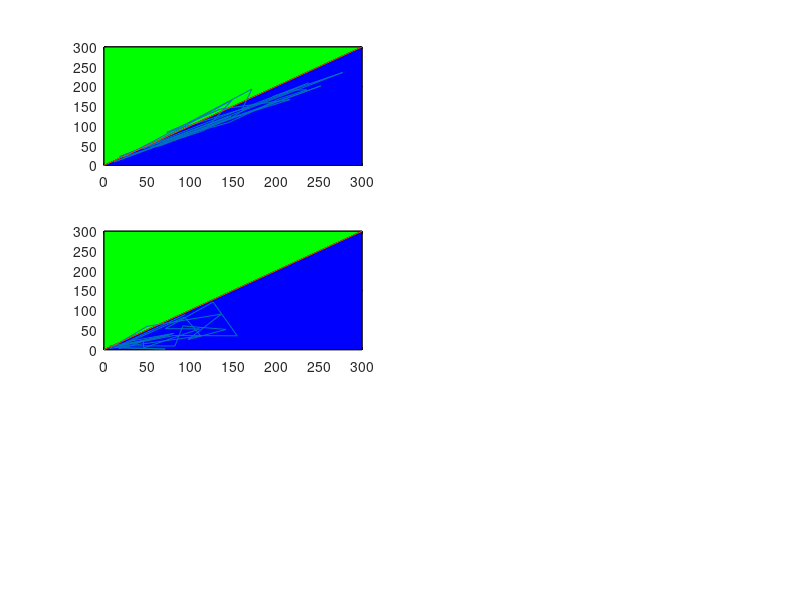

The MATLAB source for this figure:

clear
clc

load param_ThrePert_SB0AB0_25pc_OR.mat
load param_SameSA0SB0_OR.mat

unp=tri_types(nrr,:);
ind=tri_type_AB0ltSB0;
dir=tri_type_SB0ltAB0;

nr=length(tri_type_SB0ltAB0);

for ii=1:nr

    if tri_type_AB0ltSB0(ii)==1 
        M_state_AB0ltSB0(ii,1)=SNB_AB0ltSB0(ii,3)-SNB_AB0ltSB0(ii,4);
        H_state_AB0ltSB0(ii,1)=SNB_AB0ltSB0(ii,3)-SNB_AB0ltSB0(ii,2);
        Tri_Reg_AB0ltSB0(ii,1)=SNB_AB0ltSB0(ii,1)-SNB_AB0ltSB0(ii,4);
    elseif tri_type_AB0ltSB0(ii)==3
        M_state_AB0ltSB0(ii,1)=SNB_AB0ltSB0(ii,3)-SNB_AB0ltSB0(ii,4);
        H_state_AB0ltSB0(ii,1)=SNB_AB0ltSB0(ii,3)-SNB_AB0ltSB0(ii,2);
        Tri_Reg_AB0ltSB0(ii,1)=SNB_AB0ltSB0(ii,1)-SNB_AB0ltSB0(ii,2);
    elseif tri_type_AB0ltSB0(ii)==2 
        M_state_AB0ltSB0(ii,1)=SNB_AB0ltSB0(ii,1)-SNB_AB0ltSB0(ii,4);
        H_state_AB0ltSB0(ii,1)=SNB_AB0ltSB0(ii,3)-SNB_AB0ltSB0(ii,2);
        Tri_Reg_AB0ltSB0(ii,1)=SNB_AB0ltSB0(ii,3)-SNB_AB0ltSB0(ii,4);
    elseif tri_type_AB0ltSB0(ii)==4 
        M_state_AB0ltSB0(ii,1)=SNB_AB0ltSB0(ii,1)-SNB_AB0ltSB0(ii,4);
        H_state_AB0ltSB0(ii,1)=SNB_AB0ltSB0(ii,3)-SNB_AB0ltSB0(ii,2);
        Tri_Reg_AB0ltSB0(ii,1)=SNB_AB0ltSB0(ii,3)-SNB_AB0ltSB0(ii,2);
    end


    if tri_type_SB0ltAB0(ii)==1 
        M_state_SB0ltAB0(ii,1)=SNB_SB0ltAB0(ii,3)-SNB_SB0ltAB0(ii,4);
        H_state_SB0ltAB0(ii,1)=SNB_SB0ltAB0(ii,3)-SNB_SB0ltAB0(ii,2);
        Tri_Reg_SB0ltAB0(ii,1)=SNB_SB0ltAB0(ii,1)-SNB_SB0ltAB0(ii,4);
    elseif tri_type_SB0ltAB0(ii)==3
        M_state_SB0ltAB0(ii,1)=SNB_SB0ltAB0(ii,3)-SNB_SB0ltAB0(ii,4);
        H_state_SB0ltAB0(ii,1)=SNB_SB0ltAB0(ii,3)-SNB_SB0ltAB0(ii,2);
        Tri_Reg_SB0ltAB0(ii,1)=SNB_SB0ltAB0(ii,1)-SNB_SB0ltAB0(ii,2);
    elseif tri_type_SB0ltAB0(ii)==2
        M_state_SB0ltAB0(ii,1)=SNB_SB0ltAB0(ii,1)-SNB_SB0ltAB0(ii,4);
        H_state_SB0ltAB0(ii,1)=SNB_SB0ltAB0(ii,3)-SNB_SB0ltAB0(ii,2);
        Tri_Reg_SB0ltAB0(ii,1)=SNB_SB0ltAB0(ii,3)-SNB_SB0ltAB0(ii,4);
    elseif tri_type_SB0ltAB0(ii)==4
        M_state_SB0ltAB0(ii,1)=SNB_SB0ltAB0(ii,1)-SNB_SB0ltAB0(ii,4);
        H_state_SB0ltAB0(ii,1)=SNB_SB0ltAB0(ii,3)-SNB_SB0ltAB0(ii,2);
        Tri_Reg_SB0ltAB0(ii,1)=SNB_SB0ltAB0(ii,3)-SNB_SB0ltAB0(ii,2);
    end

end

ind_types=[sum(ind==1),sum(ind==2),sum(ind==3),sum(ind==4)];
ind_pc=ind_types.*100./sum(ind_types);

dir_types=[sum(dir==1),sum(dir==2),sum(dir==3),sum(dir==4)];
dir_pc=dir_types.*100./sum(dir_types);

unp_types=[sum(unp==1),sum(unp==2),sum(unp==3),sum(unp==4)];
unp_pc=unp_types.*100./sum(unp_types);



%%%%%%%%%%%%%%%%%%%%%%%%%%%%%%%%%%%%%%%%%%%%%%%%%%%%%%%%%%%%%%%%%%%%%%%%%%%


% Define the vertices of the triangle
x1 = [0, 300, 300];
y1 = [0, 0, 300];

% Plot the vertices
figure(4)
subplot(3,2,1)
plot(x1, y1, 'k-'); % Plot the lines connecting the vertices

% Fill the area of the triangle
% figure(4)
% subplot(3,3,1)
fill(x1, y1, 'b'); % Fill the triangle with blue color
hold on

% Define the vertices of the triangle
x2 = [0, 0, 300];
y2 = [0, 300, 300];

% Plot the vertices
% figure(4)
% subplot(3,3,1)
plot(x2, y2, 'k-'); % Plot the lines connecting the vertices

% Fill the area of the triangle
% figure(4)
% subplot(3,3,1)
fill(x2, y2, 'g'); % Fill the triangle with blue color
hold on

% figure(4)
% subplot(3,3,1)
plot(SNB_AB0ltSB0(:,1), SNB_SB0ltAB0(:,1))
hold on
plot([0,300],[0,300])

sn1_dir_gt_ind = find(SNB_SB0ltAB0(:,1)>SNB_AB0ltSB0(:,1));
sn1_dir_lt_ind = find(SNB_SB0ltAB0(:,1)<SNB_AB0ltSB0(:,1));
sn1_dir_eq_ind = find(SNB_SB0ltAB0(:,1)==SNB_AB0ltSB0(:,1));
tot_sn1 = length(sn1_dir_gt_ind)+length(sn1_dir_lt_ind)+length(sn1_dir_eq_ind);

sn1_cont=([length(sn1_dir_gt_ind),length(sn1_dir_lt_ind),length(sn1_dir_eq_ind)].*100./tot_sn1)

% Define the vertices of the triangle
x1 = [0, 300, 300];
y1 = [0, 0, 300];

% Plot the vertices
figure(4)
subplot(3,2,3)
plot(x1, y1, 'k-'); % Plot the lines connecting the vertices

% Fill the area of the triangle
% figure(4)
% subplot(2,2,2)
fill(x1, y1, 'b'); % Fill the triangle with blue color
hold on

% Define the vertices of the triangle
x2 = [0, 0, 300];
y2 = [0, 300, 300];

% Plot the vertices
% figure(4)
% subplot(2,2,2)
plot(x2, y2, 'k-'); % Plot the lines connecting the vertices

% Fill the area of the triangle
% figure(4)
% subplot(2,2,2)
fill(x2, y2, 'g'); % Fill the triangle with blue color
hold on

% subplot(2,2,2)
plot(M_state_AB0ltSB0,M_state_SB0ltAB0)
hold on
plot([0,300],[0,300])

m_dir_gt_ind = find(M_state_SB0ltAB0(:,1)>M_state_AB0ltSB0(:,1));
m_dir_lt_ind = find(M_state_SB0ltAB0(:,1)<M_state_AB0ltSB0(:,1));
m_dir_eq_ind = find(M_state_SB0ltAB0(:,1)==M_state_AB0ltSB0(:,1));
tot_m = length(m_dir_gt_ind)+length(m_dir_lt_ind)+length(m_dir_eq_ind);


mstate_cont=([length(m_dir_gt_ind),length(m_dir_lt_ind),length(m_dir_eq_ind)].*100./tot_m)


